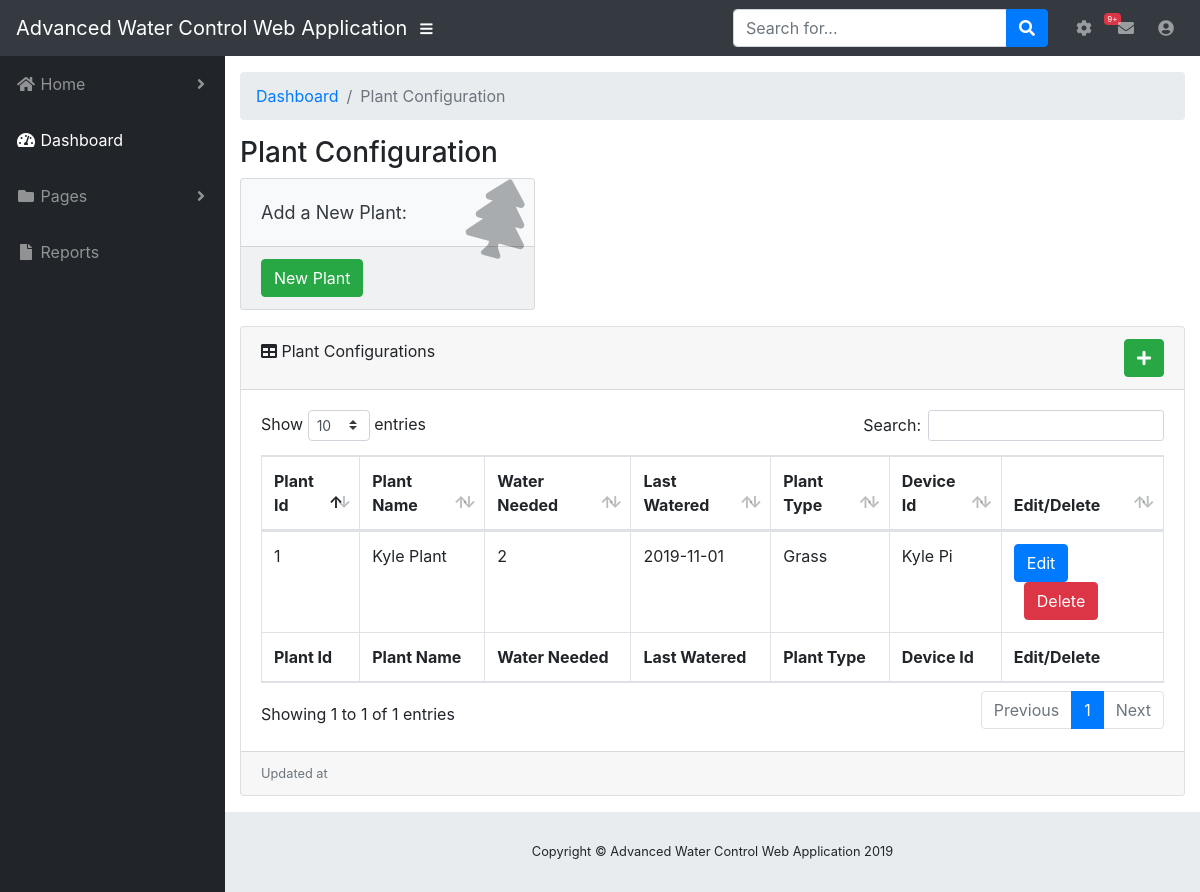
Screenshot of /plant_configuration with the database file from the repository.
### db_setup.py (models this page shows, shortened)
class Plant(Base):
    __tablename__ = "plants"
    id = Column(Integer, unique=True, primary_key=True)
    name = Column(String(250), nullable=False)
    water_needed = Column(String(250), nullable=False)
    last_watered = Column(String(250))
    plant_type = Column(String(250), nullable=False)
    device_id = Column(Integer, ForeignKey("devices.id"))
    device = relationship("Device", backref=backref(
        "plants", order_by=id), lazy=True)

### main.py (the view)
@app.route('/plant_configuration')
def plant_configuration():
    plants = session.query(Plant).all()
    devices = session.query(Device).all()
    return render_template('plants/plantConfiguration.html', plants=plants, devices=devices)

### templates/plants/plantConfiguration.html
{% extends "layout.html" %}
{% block body %}
    <div id="content-wrapper">
      <div class="container-fluid">
        <ol class="breadcrumb">
          <li class="breadcrumb-item">
            <a href="{{ url_for('home') }}">Dashboard</a>
          </li>
          <li class="breadcrumb-item active">Plant Configuration</li>
        </ol>
        <h3 >Plant Configuration</h3>
      <div class="row">
          <div class="col-xl-4 col-sm-6 mb-3">
            <div class="card text-dark bg-light o-hidden h-100">
              <div class="card-body">
                <div class="card-body-icon">
                  <i class="fas fa-fw fa-tree"></i>
                </div>
                <div style="font-size: large">Add a New Plant:</div>
              </div>
              <div class="card-footer text-dark clearfix small z-1">
                    <a href="{{ url_for('newPlant') }}" style="color:white; text-decoration:none"> <button class="btn btn-success" >New Plant</button></a>
              </div>
            </div>
        </div>
      </div>
        <div class="card mb-3">
          <div class="card-header">
            <i class="fas fa-table"></i>
                Plant Configurations
              <a href="{{ url_for('newPlant') }}" style="float:right; color:white; text-decoration:none"> <button class="btn btn-success" ><i class="fas fa-plus"></i></button></a>
          </div>
          <div class="card-body">
            <div class="table-responsive">
              <table class="table table-bordered" id="dataTable" width="100%" cellspacing="0">
                <thead>
                  <tr>
                    <th>Plant Id</th>
                    <th>Plant Name</th>
                    <th>Water Needed</th>
                    <th>Last Watered</th>
                    <th>Plant Type</th>
                    <th>Device Id</th>
                    <th>Edit/Delete</th>
                  </tr>
                </thead>
                <tfoot>
                  <tr>
                    <th>Plant Id</th>
                    <th>Plant Name</th>
                    <th>Water Needed</th>
                    <th>Last Watered</th>
                    <th>Plant Type</th>
                    <th>Device Id</th>
                    <th>Edit/Delete</th>
                  </tr>
                </tfoot>
                <tbody>
                     {% for plant in plants %}
                      <tr>
                        <td>{{plant.id}}</td>
                        <td>{{plant.name}}</td>
                        <td>{{plant.water_needed}}</td>
                        <td>{{plant.last_watered}}</td>
                        <td>{{plant.plant_type}}</td>
                        <td>{{plant.device_id}}</td>
                        <td>
                            <a href="{{url_for('editPlant', plant_id = plant.id )}}"><button class="btn btn-primary">Edit</button></a>
                            <a href="{{url_for('deletePlant', plant_id = plant.id )}}" style="margin-left: 10px;"><button class="btn btn-danger">Delete</button></a>
                        </td>
                      </tr>
                     {% endfor %}
                 </tbody>
              </table>
            </div>
          </div>
          <div class="card-footer small text-muted">Updated at {{time}}</div>
        </div>
      </div>
      <footer class="sticky-footer">
        <div class="container my-auto">
          <div class="copyright text-center my-auto">
            <span>Copyright © Advanced Water Control Web Application 2019</span>
          </div>
        </div>
      </footer>
    </div>
{% endblock %}

### rows the page displays
Plant: id "1", name "Kyle Plant", water_needed "2", last_watered "2019-11-01", plant_type "Grass", device_id "Kyle Pi"
